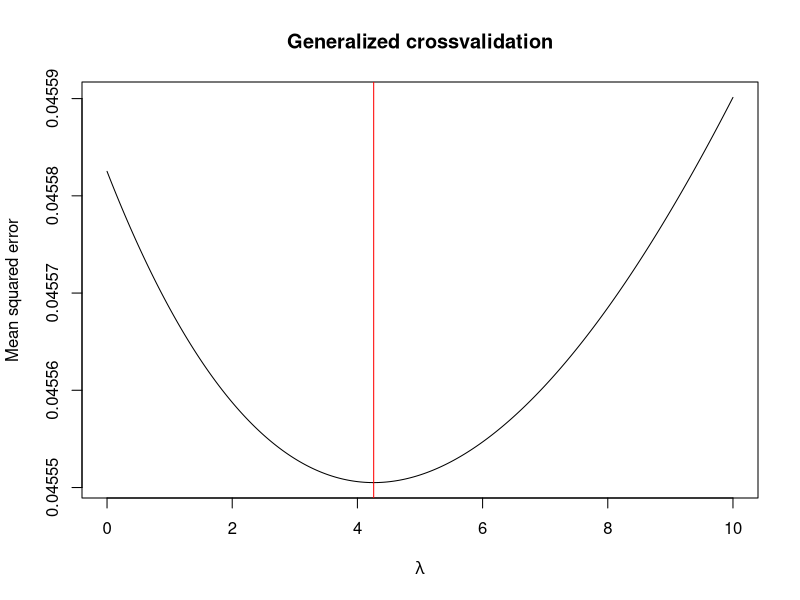
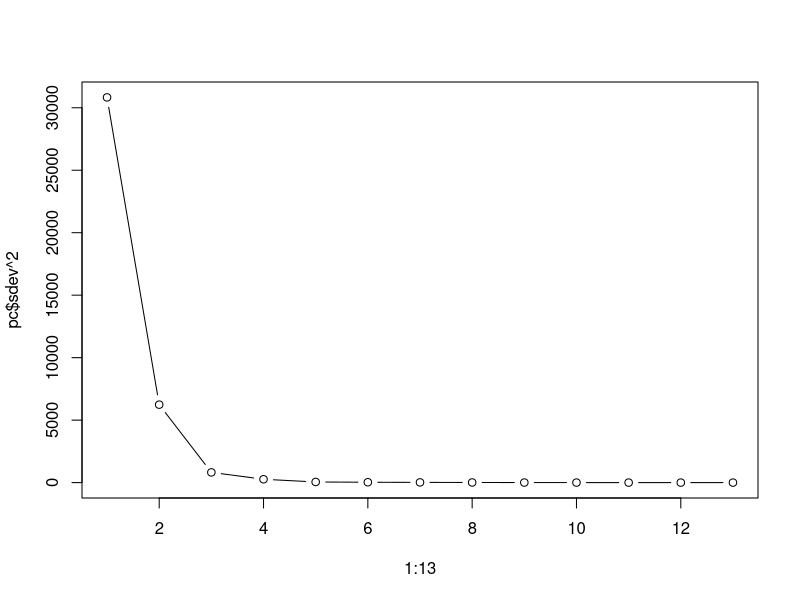
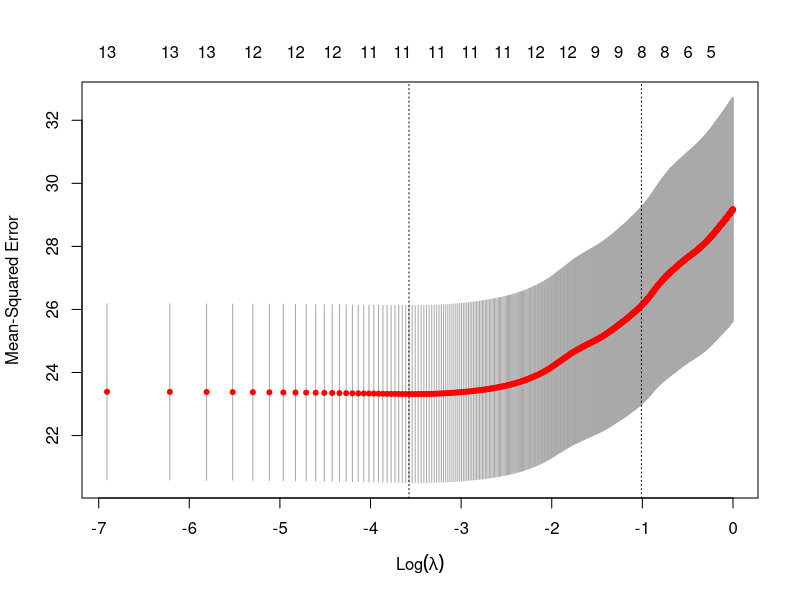
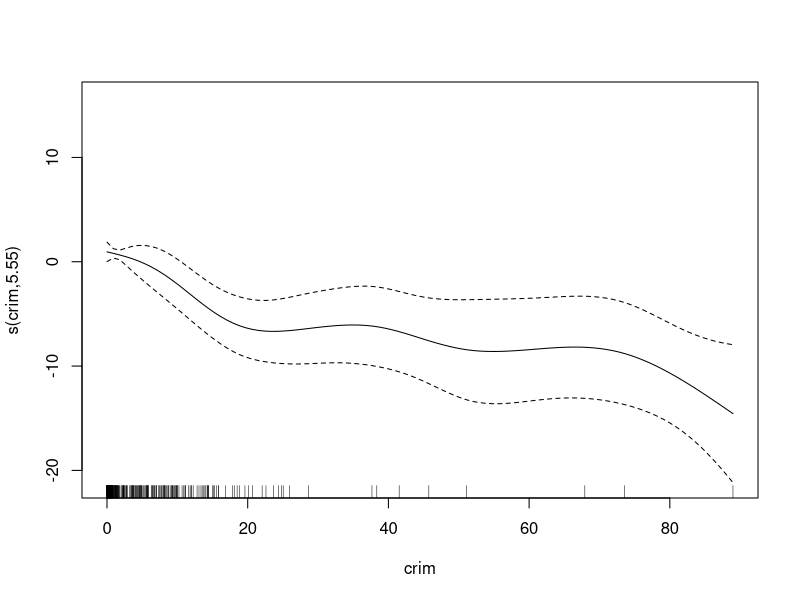
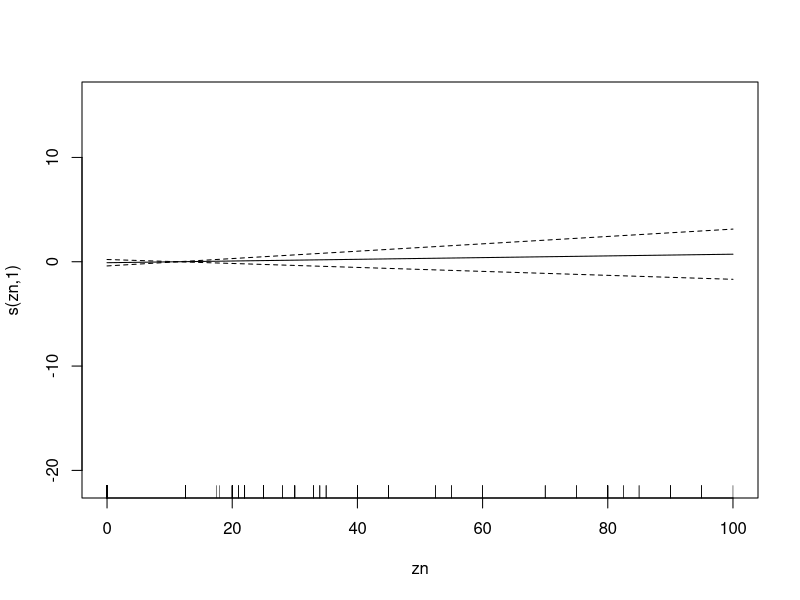
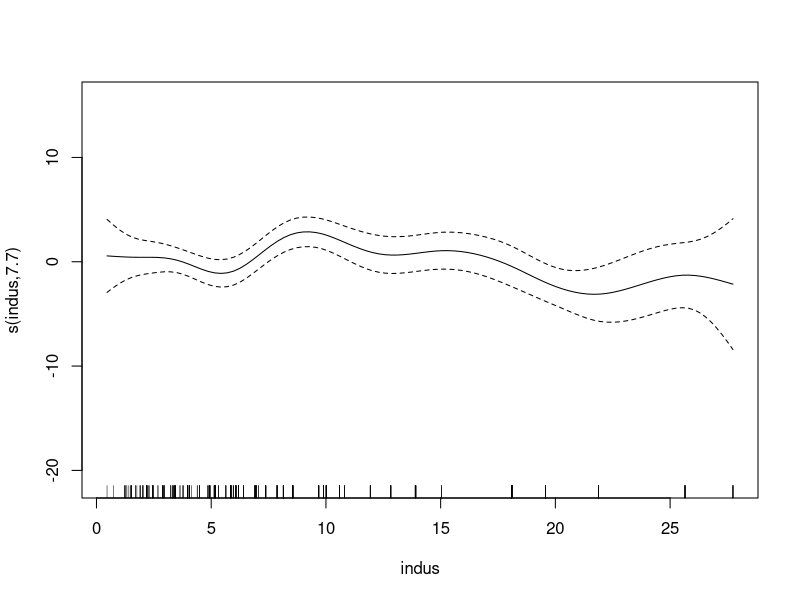
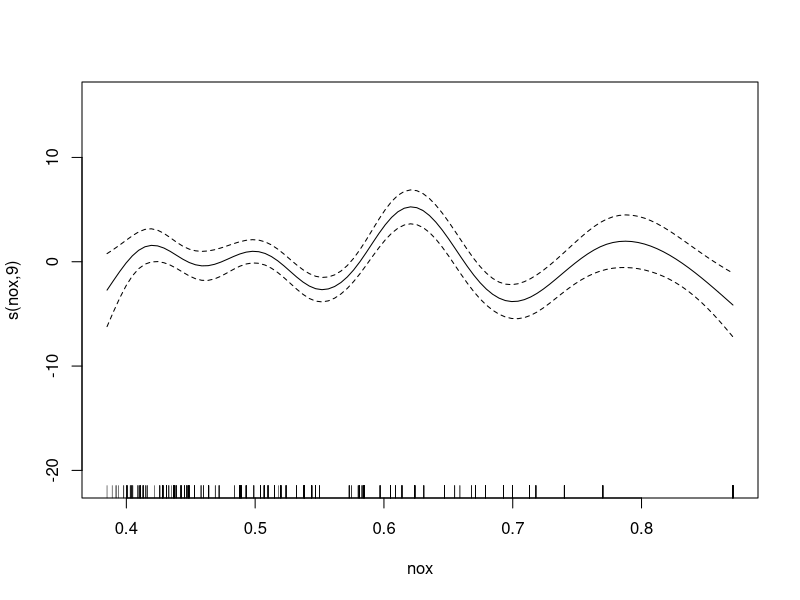
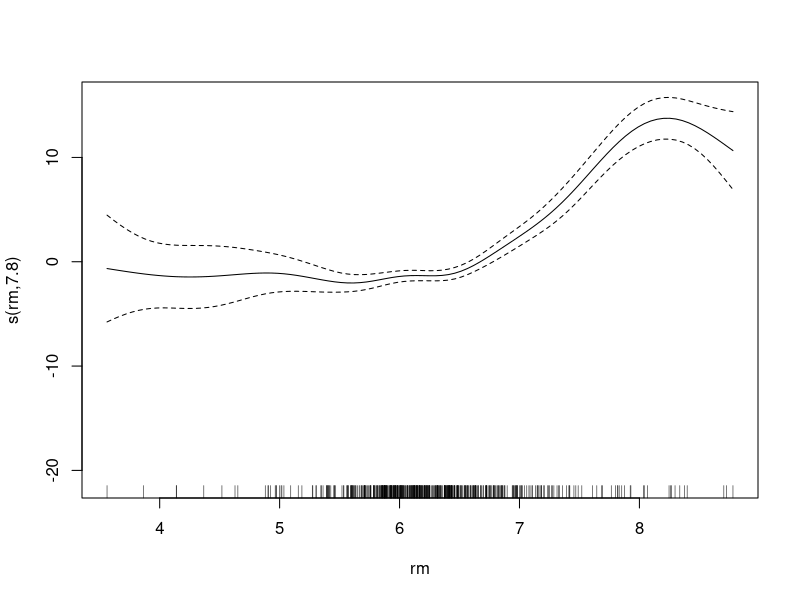

Source code (R) for these figures, in order:
## ------------------------------------------------------------------------------------------------------------------------------
library("MASS")
## a
lmfull <- lm(medv~., data=Boston)
summary(lmfull)
#
lmaic <- stepAIC(lmfull, direction="backward")
summary(lmaic)
lmbic <- stepAIC(lmfull, direction="backward", k=log(nrow(Boston)))
summary(lmbic)
lmaic
lmbic
## b 
lmridge <- lm.ridge(medv~., data=Boston, lambda=seq(0, 10, 0.01))
select(lmridge)
#
plot(lmridge$lambda, lmridge$GCV, type="l", xlab=expression(lambda), ylab="Mean squared error", main="Generalized crossvalidation")
abline(v=lmridge$lambda[which.min(lmridge$GCV)], col="red")
lm.ridge(medv~., data=Boston, lambda=4.26)
## c
pc <- princomp(Boston[,-14])
pcd <- data.frame(medv=Boston$medv, pc$score)
plot(1:13, pc$sdev^2, type="b")

lmpc <- lm(medv~., data=pcd)
summary(lmpc)
## d
library("glmnet")
x <- as.matrix(Boston[,-14])
y <- Boston[,14]
lmlasso <- cv.glmnet(x, y, lambda=seq(0, 1, 0.001))
plot(lmlasso)
lmlasso$lambda.min
lmlasso$lambda.1se
coef(lmlasso, s="lambda.1se")
## e
library("mgcv")
am <- gam(medv~s(crim)+s(zn)+s(indus)+chas+s(nox)+s(rm)+s(age)+s(dis)+rad+s(tax)+s(ptratio)+s(black)+s(lstat), data=Boston)
summary(am)
opar <- par(mfrow=c(3,4))
on.exit(par(opar))
plot(am)
## f
# ridge excluded
yh <- data.frame(full=predict(lmfull), aic=predict(lmbic), bic=predict(lmbic), pc=predict(lmpc),
                 lasso=predict(lmlasso, newx=x, s="lambda.1se"), am=predict(am))
# R^2
1-colSums((yh-Boston$medv)^2)/sum((Boston$medv-mean(Boston$medv))^2)

